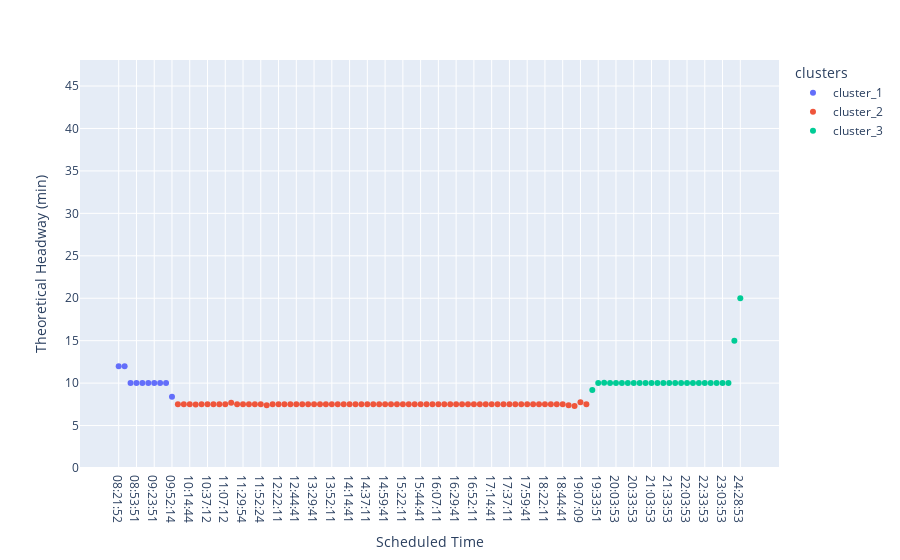

Write notebook code for a chart like this one.
### Code cell
fig = px.scatter(
    sample,
    x="theoretical_time",
    y="headway_th",
    color="clusters",
    hover_data=["EWT"],
    labels=dict(headway_th='Theoretical Headway (min)', theoretical_time = 'Scheduled Time'),
)
fig.update_yaxes(
    range=(0, max(sample.headway_real)+5),
    constrain = "domain"
)

### Figure 1 — Plotly figure (JSON) as saved in the notebook; plotly's stock layout.template omitted (floating-point values rounded to 4 significant figures)
{"data": [{"customdata": [[0.85], [0.85], [0.85], [0.85], [0.85], [0.85], [0.85], [0.85], [0.85], [0.85]], "hovertemplate": "clusters=cluster_1<br>Scheduled Time=%{x}<br>Theoretical Headway (min)=%{y}<br>EWT=%{customdata[0]}<extra></extra>", "legendgroup": "cluster_1", "marker": {"color": "#636efa", "symbol": "circle"}, "mode": "markers", "name": "cluster_1", "orientation": "v", "showlegend": true, "type": "scatter", "x": ["08:21:52", "08:33:51", "08:43:51", "08:53:51", "09:03:51", "09:13:51", "09:23:51", "09:33:51", "09:43:51", "09:52:14"], "xaxis": "x", "y": [12, 11.98, 10, 10, 10, 10, 10, 10, 10, 8.383], "yaxis": "y"}, {"customdata": [[1.15], [1.15], [1.15], [1.15], [1.15], [1.15], [1.15], [1.15], [1.15], [1.15], [1.15], [1.15], [1.15], [1.15], [1.15], [1.15], [1.15], [1.15], [1.15], [1.15], [1.15], [1.15], [1.15], [1.15], [1.15], [1.15], [1.15], [1.15], [1.15], [1.15], [1.15], [1.15], [1.15], [1.15], [1.15], [1.15], [1.15], [1.15], [1.15], [1.15], [1.15], [1.15], [1.15], [1.15], [1.15], [1.15], [1.15], [1.15], [1.15], [1.15], [1.15], [1.15], [1.15], [1.15], [1.15], [1.15], [1.15], [1.15], [1.15], [1.15], [1.15], [1.15], [1.15], [1.15], [1.15], [1.15], [1.15], [1.15], [1.15], [1.15]], "hovertemplate": "clusters=cluster_2<br>Scheduled Time=%{x}<br>Theoretical Headway (min)=%{y}<br>EWT=%{customdata[0]}<extra></extra>", "legendgroup": "cluster_2", "marker": {"color": "#EF553B", "symbol": "circle"}, "mode": "markers", "name": "cluster_2", "orientation": "v", "showlegend": true, "type": "scatter", "x": ["09:59:44", "10:07:14", "10:14:44", "10:22:12", "10:29:42", "10:37:12", "10:52:12", "10:59:42", "11:07:12", "11:14:54", "11:22:24", "11:29:54", "11:37:24", "11:44:54", "11:52:24", "12:07:11", "12:14:41", "12:22:11", "12:29:41", "12:37:11", "12:44:41", "12:52:11", "13:22:11", "13:29:41", "13:37:11", "13:44:41", "13:52:11", "13:59:41", "14:07:11", "14:14:41", "14:22:11", "14:29:41", "14:37:11", "14:44:41", "14:52:11", "14:59:41", "15:07:11", "15:14:41", "15:22:11", "15:29:41", "15:37:11", "15:44:41", "15:52:11", "15:59:41", "16:07:11", "16:14:41", "16:22:11", "16:29:41", "16:37:11", "16:44:41", "16:52:11", "16:59:41", "17:07:11", "17:14:41", "17:22:11", "17:29:41", "17:37:11", "17:44:41", "17:52:11", "17:59:41", "18:07:11", "18:14:41", "18:22:11", "18:29:41", "18:37:11", "18:44:41", "18:52:05", "18:59:24", "19:07:09", "19:14:39"], "xaxis": "x", "y": [7.5, 7.5, 7.5, 7.467, 7.5, 7.5, 7.5, 7.5, 7.5, 7.7, 7.5, 7.5, 7.5, 7.5, 7.5, 7.383, 7.5, 7.5, 7.5, 7.5, 7.5, 7.5, 7.5, 7.5, 7.5, 7.5, 7.5, 7.5, 7.5, 7.5, 7.5, 7.5, 7.5, 7.5, 7.5, 7.5, 7.5, 7.5, 7.5, 7.5, 7.5, 7.5, 7.5, 7.5, 7.5, 7.5, 7.5, 7.5, 7.5, 7.5, 7.5, 7.5, 7.5, 7.5, 7.5, 7.5, 7.5, 7.5, 7.5, 7.5, 7.5, 7.5, 7.5, 7.5, 7.5, 7.5, 7.4, 7.317, 7.75, 7.5], "yaxis": "y"}, {"customdata": [[2.51], [2.51], [2.51], [2.51], [2.51], [2.51], [2.51], [2.51], [2.51], [2.51], [2.51], [2.51], [2.51], [2.51], [2.51], [2.51], [2.51], [2.51], [2.51], [2.51], [2.51], [2.51], [2.51], [2.51], [2.51], [2.51]], "hovertemplate": "clusters=cluster_3<br>Scheduled Time=%{x}<br>Theoretical Headway (min)=%{y}<br>EWT=%{customdata[0]}<extra></extra>", "legendgroup": "cluster_3", "marker": {"color": "#00cc96", "symbol": "circle"}, "mode": "markers", "name": "cluster_3", "orientation": "v", "showlegend": true, "type": "scatter", "x": ["19:23:50", "19:33:51", "19:43:53", "19:53:53", "20:03:53", "20:13:53", "20:23:53", "20:33:53", "20:43:53", "20:53:53", "21:03:53", "21:13:53", "21:23:53", "21:33:53", "21:43:53", "21:53:53", "22:03:53", "22:13:53", "22:23:53", "22:33:53", "22:43:53", "22:53:53", "23:03:53", "23:33:53", "23:48:53", "24:28:53"], "xaxis": "x", "y": [9.183, 10.02, 10.03, 10, 10, 10, 10, 10, 10, 10, 10, 10, 10, 10, 10, 10, 10, 10, 10, 10, 10, 10, 10, 10, 15, 20], "yaxis": "y"}], "layout": {"legend": {"title": {"text": "clusters"}, "tracegroupgap": 0}, "margin": {"t": 60}, "xaxis": {"anchor": "y", "domain": [0, 1], "title": {"text": "Scheduled Time"}}, "yaxis": {"anchor": "x", "constrain": "domain", "domain": [0, 1], "range": [0, 48.07], "title": {"text": "Theoretical Headway (min)"}}}}
